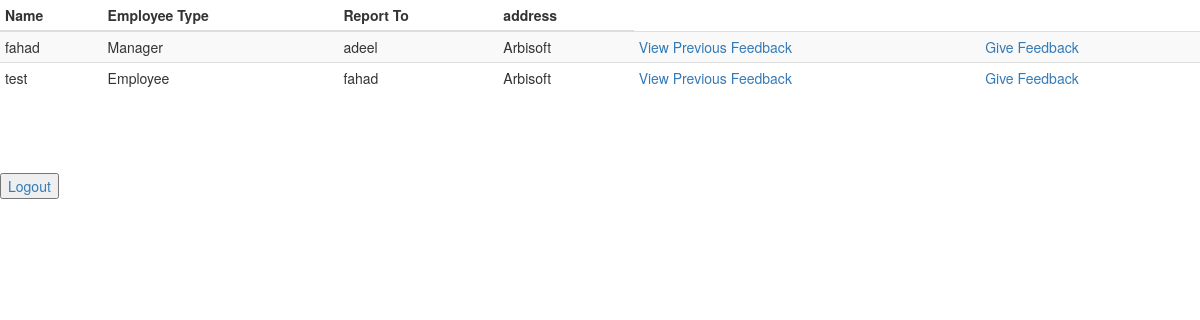
The page /EmployeeAppraisalapp/ (signed in) on the database as committed earlier.
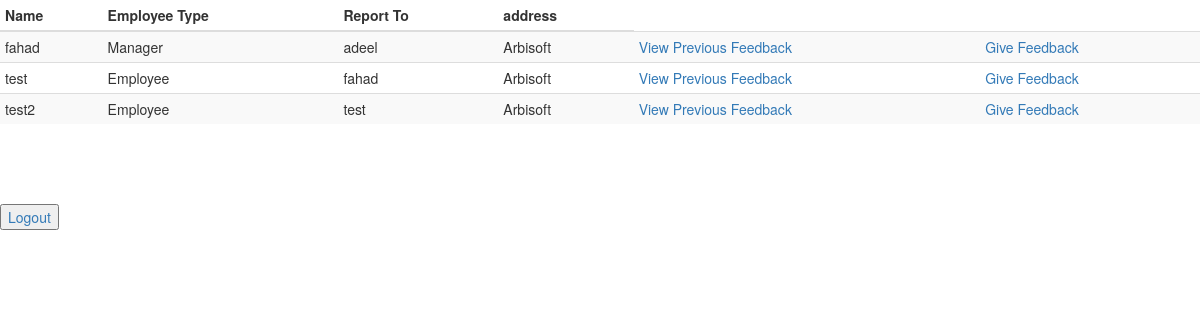
The same page on the database as committed later.
### EmployeeAppraisalapp/models.py (models this page shows, shortened)
class Employee(models.Model):
    user = models.OneToOneField(User, unique=True)
    address = models.CharField(max_length=200)
    employee_type = models.CharField(max_length=200)
    report_to = models.ForeignKey('Employee', null=True)
    def get_all_children(self, include_self=True):
        r = []
        if include_self:
            r.append(self)
        for c in Employee.objects.filter(report_to=self):
            _r = c.get_all_children(include_self=True)
            if len(_r) > 0:
                r.extend(_r)
        return r

### EmployeeAppraisalapp/views.py (the view)
@login_required
def index(request):
    employee = Employee.objects.get(user=request.user)
    if employee.employee_type == 'CEO' or employee.employee_type == 'Manager':
        employee_list = employee.get_all_children(include_self=False)
        context = {'employee_list': employee_list, 'msg': 'manager'}
    else:
        feedback = Appraisal.objects.filter(employee=employee)
        context = {'feedback': feedback, 'msg': 'employee'}
    return render(request, 'EmployeeAppraisalapp/index.html', context)

### EmployeeAppraisalapp/templates/EmployeeAppraisalapp/index.html (shortened to what this page needs)
<!DOCTYPE html>
<html lang="en">
<head>
    <link rel="stylesheet" href="https://maxcdn.bootstrapcdn.com/bootstrap/3.3.7/css/bootstrap.min.css">
</head>
<body>
{% if msg == "manager" %}
    {% if employee_list %}
        <table class="table table-striped table-condensed">
        <thead>
            <tr>
                <th>Name</th>
                <th>Employee Type</th>
                <th>Report To</th>
                <th>address</th>
            </tr>
        </thead>
        <tbody>
                {% for employee in employee_list%}
                    <tr>
                    <td>{{employee.user.username}}</td>
                    <td>{{employee.employee_type}}</td>
                    <td>{{employee.report_to.user.username}}</td>
                    <td>{{employee.address}}</td>
                    <td><a href="{{employee.id}}/detail">View Previous Feedback</a></td>
                     <td><a href="{{employee.id}}/feedback">Give Feedback</a></td>
                    </tr>
                {% endfor %}
        </tbody>
        </table>
    {%else%}
        <p>No Employee is Assigned to You</p>
    {%endif%}
{%endif%}
<br><br><br>
 <button><a href="{% url 'logout' %}">Logout</a></button>
</body>
</html>

Rows that differ between the two databases and show on the page:
added Employee: user.username "test2", employee_type "Employee", report_to.user.username "test", address "Arbisoft"
